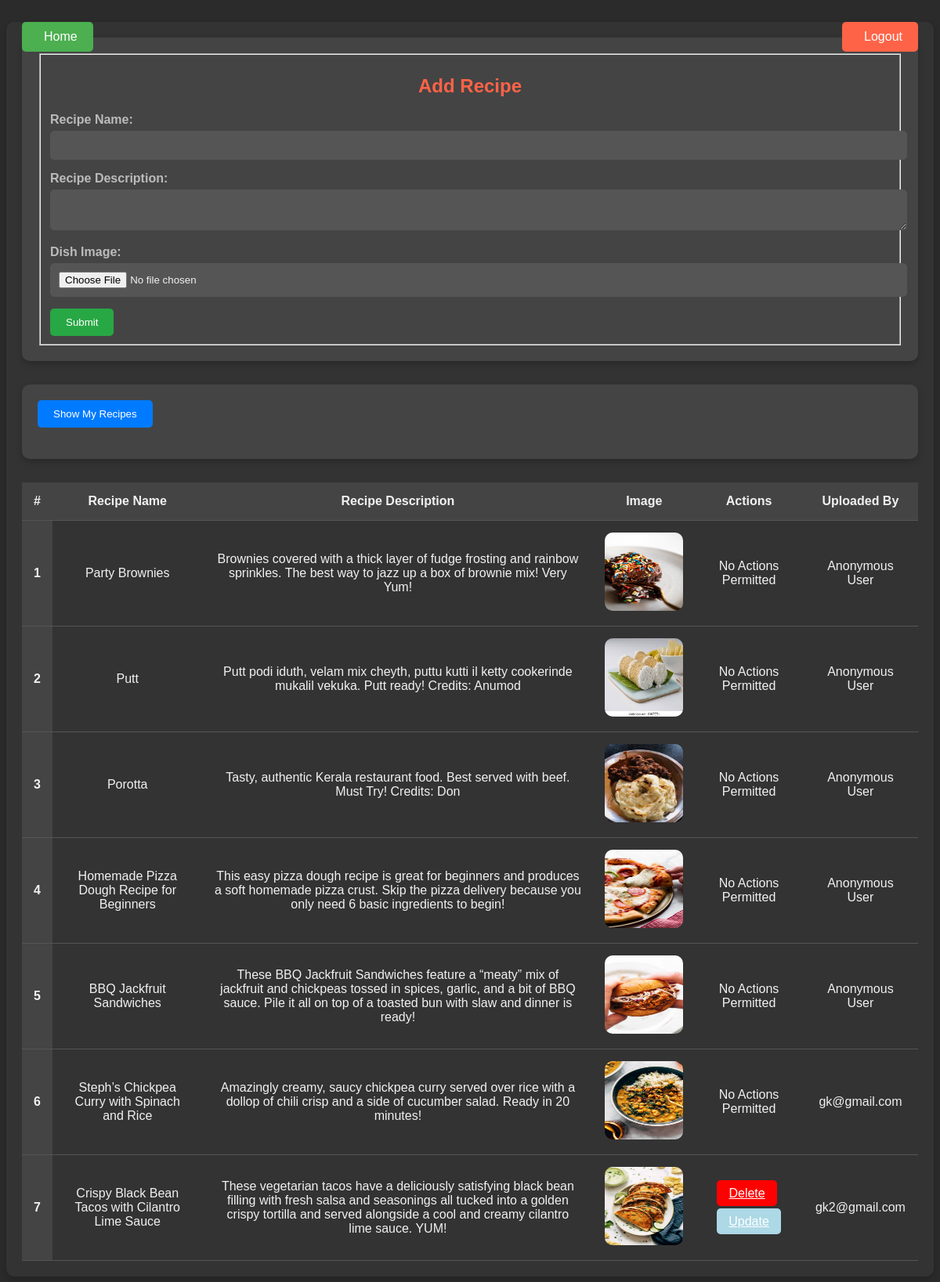
/recipes/ (signed in), run on the app's committed database.
### vege/models.py (models this page shows)
class Recipe(models.Model):
    user = models.ForeignKey(User, on_delete=models.SET_NULL, null=True, blank=True)
    recepe_name = models.CharField(max_length=200)
    recipe = models.TextField()
    photo = models.ImageField(upload_to="recipeImages")

### vege/views.py (the view, shortened to what this page needs)
# urls.py: path('recipes/',recipes,name='recipes'),
@login_required(login_url='/login/')
def recipes(request):
    queryset = Recipe.objects.all()
    if request.method == 'GET':
        show_all = request.GET.get('toggle') != 'user'
        if show_all:
            queryset = Recipe.objects.all()
        else:
            queryset = Recipe.objects.filter(user=request.user)
    context = {'recipes': queryset, 'show_all': show_all}
    return render(request, "recipes.html", context)

### vege/templates/recipes.html (shortened to what this page needs)
<!DOCTYPE html>
<html lang="en">
<head>
</head>
<body>
    <a href="/" class="home-button">
         Home
    </a>
    <a href="/logout/" class="logout-button">
         Logout
    </a>
    <div class="container">
        <form method="post" enctype="multipart/form-data">
            <fieldset>
                <h2>Add Recipe</h2>
                <div class="mb-3">
                    <label class="form-label">Recipe Name:</label>
                    <input name="recipe_name" required type="text" class="form-control">
                </div>
                <div class="mb-3">
                    <label class="form-label">Recipe Description:</label>
                    <textarea name="recipe_desc" required class="form-control"></textarea>
                </div>
                <div class="mb-3">
                    <label class="form-label">Dish Image:</label>
                    <input name="dish_img" type="file" class="form-control">
                </div>
                <button type="submit" class="btn">Submit</button>
            </fieldset>
        </form>
        <form method="get">
            <button type="submit" name="toggle" value="{% if show_all %}user{% else %}all{% endif %}" class="toggle-btn">
                {% if show_all %}
                    Show My Recipes
                {% else %}
                    Show All Recipes
                {% endif %}
            </button>
        </form>
        <table class="table">
            <thead>
              <tr>
                <th scope="col">#</th>
                <th scope="col">Recipe Name</th>
                <th scope="col">Recipe Description</th>
                <th scope="col">Image</th>
                <th scope="col">Actions</th>
                <th scope="col">Uploaded By</th>
              </tr>
            </thead>
            <tbody>
              {% for ele in recipes %}
              <tr>
                <th scope="row">{{forloop.counter}}</th>
                <td>{{ele.recepe_name}}</td>
                <td>{{ele.recipe}}</td>
                <td>
                    <img src="/media/{{ele.photo}}" alt="Recipe Image">
                </td>
                {% if ele.user == request.user %}
                <td>
                    <a href="/del_recipe/{{ele.id}}" class="btn btn-danger-outline" style="background-color: red;">Delete</a><br><br>
                    <a href="/update_recipe/{{ele.id}}" class="btn btn-danger-outline" style="background-color: lightblue;">Update</a>
                </td>
                {% else %}
                <td>No Actions Permitted</td>
                {% endif %}
                {% if ele.user %}
                    <td>{{ele.user}}</td>
                {% else %}
                    <td>Anonymous User</td>
                {% endif %}
              </tr>
              {% endfor %}
            </tbody>
          </table>
    </div>
</body>
</html>

### vege/templates/recipes.html (style rules this page uses)
body { font-family: 'Arial', sans-serif; background-color: #2b2b2b; color: #f1f1f1; display: flex; justify-content: center; align-items: center; flex-direction: column; padding: 20px; animation: fadeIn 2s ease-in-out; position: relative; }
.container { width: 100%; max-width: 1200px; background-color: #333; padding: 20px; box-shadow: 0 4px 8px rgba(0, 0, 0, 0.2); border-radius: 10px; animation: slideInFromBottom 1s ease-out; }
.home-button { position: absolute; top: 20px; left: 20px; background-color: #4CAF50; color: white; padding: 10px 20px; font-size: 1em; border: none; border-radius: 5px; cursor: pointer; display: flex; align-items: center; text-decoration: none; transition: background-color 0.3s ease; }
.logout-button { position: absolute; top: 20px; right: 20px; background-color: #ff6347; color: white; padding: 10px 20px; font-size: 1em; border: none; border-radius: 5px; cursor: pointer; display: flex; align-items: center; text-decoration: none; transition: background-color 0.3s ease; }
form { background-color: #444; padding: 20px; border-radius: 10px; box-shadow: 0 4px 8px rgba(0, 0, 0, 0.2); margin-bottom: 30px; animation: growIn 1s ease-out; }
h2 { text-align: center; color: #ff6347; margin-bottom: 20px; }
.form-label { font-weight: bold; color: #bbb; }
.form-control { width: 100%; padding: 10px; margin-top: 5px; margin-bottom: 15px; border-radius: 5px; border: 1px solid #555; background-color: #555; color: #f1f1f1; transition: border-color 0.3s ease; }
.btn { background-color: #28a745; color: white; padding: 10px 20px; border: none; border-radius: 5px; cursor: pointer; transition: background-color 0.3s ease, transform 0.3s ease; }
.table { width: 100%; border-collapse: collapse; margin-top: 20px; animation: fadeIn 2s ease-in-out; }
.table th, .table td { padding: 15px; text-align: center; border-bottom: 1px solid #555; }
.table th { background-color: #444; color: #f1f1f1; animation: slideInFromTop 1s ease-out; }
.table td { background-color: #333; animation: slideInFromLeft 1s ease-out; }
.table img { height: 100px; width: 100px; border-radius: 10px; transition: transform 0.3s ease; }
.btn-danger-outline { padding: 8px 15px; color: white; border-radius: 5px; margin: 5px; cursor: pointer; transition: transform 0.3s ease; }
.btn-danger-outline:nth-child(1) { margin-right: 10px; }
.toggle-btn { margin-bottom: 20px; padding: 10px 20px; background-color: #007bff; color: white; border: none; border-radius: 5px; cursor: pointer; transition: background-color 0.3s ease, transform 0.3s ease; }

### data on the page
Recipe: recepe_name "Party Brownies", recipe "Brownies covered with a thick layer of fudge frosting and rainbow sprinkles. The best way to jazz up a box of brownie mix! Very Yum!", photo (picture), shows "No Actions Permitted", shows "Anonymous User"
Recipe: recepe_name "Putt", recipe "Putt podi iduth, velam mix cheyth, puttu kutti il ketty cookerinde mukalil vekuka. Putt ready! Credits: Anumod", photo (picture), shows "No Actions Permitted", shows "Anonymous User"
Recipe: recepe_name "Porotta", recipe "Tasty, authentic Kerala restaurant food. Best served with beef. Must Try! Credits: Don", photo (picture), shows "No Actions Permitted", shows "Anonymous User"
Recipe: recepe_name "Homemade Pizza Dough Recipe for Beginners", recipe "This easy pizza dough recipe is great for beginners and produces a soft homemade pizza crust. Skip the pizza delivery because you only need 6 basic ingredients to begin!", photo (picture), shows "No Actions Permitted", shows "Anonymous User"
Recipe: recepe_name "BBQ Jackfruit Sandwiches", recipe "These BBQ Jackfruit Sandwiches feature a “meaty” mix of jackfruit and chickpeas tossed in spices, garlic, and a bit of BBQ sauce. Pile it all on top of a toasted bun with slaw and dinner is ready!", photo (picture), shows "No Actions Permitted", shows "Anonymous User"
Recipe: recepe_name "Steph’s Chickpea Curry with Spinach and Rice", recipe "Amazingly creamy, saucy chickpea curry served over rice with a dollop of chili crisp and a side of cucumber salad. Ready in 20 minutes!", photo (picture), shows "No Actions Permitted", user "gk@gmail.com"
Recipe: recepe_name "Crispy Black Bean Tacos with Cilantro Lime Sauce", recipe "These vegetarian tacos have a deliciously satisfying black bean filling with fresh salsa and seasonings all tucked into a golden crispy tortilla and served alongside a cool and creamy cilantro lime sauce. YUM!", photo (picture), user "gk2@gmail.com"
